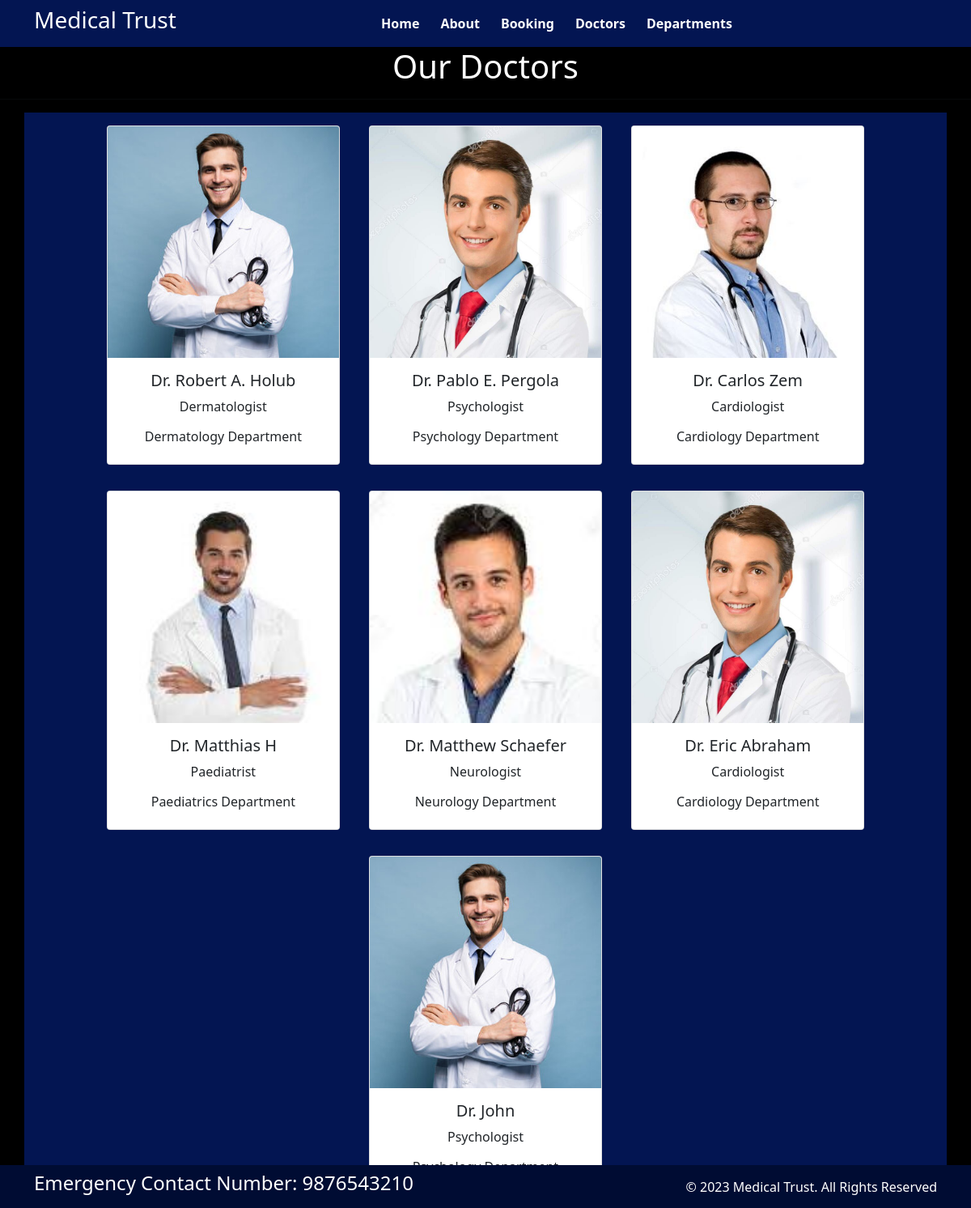
Page /doctors on the committed database.
### home/models.py (models this page shows, shortened)
class Doctors(models.Model):
    doc_name = models.CharField(max_length=255)
    doc_spec = models.CharField(max_length=255)
    dep_name = models.ForeignKey(Departments, on_delete=models.CASCADE)
    doc_image = models.ImageField(upload_to='doctors')

class Departments(models.Model):
    dep_name = models.CharField(max_length=100)
    dep_decription = models.TextField()
    def __str__(self):
        return self.dep_name

### home/views.py (the view)
# urls.py: path('doctors', views.doctors, name='doctors'),
def doctors(request):
    dict_docs = {
        'doctors': Doctors.objects.all()
    }
    return render(request, 'doctors.html', dict_docs)

### templates/doctors.html (shortened to what this page needs)
{% extends 'base.html' %}
{% block content%}
<h1 class="text-center text-white">Our Doctors</h1>
<hr>
<div class="container text-center custom-bg">
    {% for d in doctors%}
    <div class="card text-center mx-3 my-3" style="width: 18rem; display:inline-block">
        <img src="{{d.doc_image.url}}" class="card-img-top" alt="...">
        <div class="card-body">
            <h5 class="card-title">{{d.doc_name}}</h5>
            <p class="card-text">{{d.doc_spec}}</p>
            <h6>{{d.dep_name}} Department</h6>
        </div>
    </div>
    {% endfor %}
</div>
{% endblock %}

### templates/base.html (shortened to what this page needs)
{% load static %}
<!DOCTYPE html>
<html>
  <head>
    <link rel="stylesheet"
      href=" https://cdn.jsdelivr.net/npm/bootstrap@5.1.3/dist/css/bootstrap.min.css ">
    <link rel="stylesheet"
      href="https://use.fontawesome.com/releases/v5.2.0/css/all.css">
    <link rel="stylesheet" href="{% static 'css/style.css' %}">
  </head>
  <body>
    <nav class="navbar bg-primary navbar-expand-md ">
      <div class="container">
        <div class="col-12 col-md-2 text-right pl-md-0">
          <h3 class="text-white">Medical Trust</h3>
        </div>
        <div class="collapse navbar-collapse justify-content-center col-md-8 navbar-collapse-3">
          <ul class="navbar-nav justify-content-center fw-bold">
            <li class="nav-item active">
              <a class="nav-link text-white" href="{% url 'home' %}">Home</a>
            </li>
            <li class="nav-item">
              <a class="nav-link text-white" href="{% url 'about' %}">About</a>
            </li>
            <li class="nav-item">
              <a class="nav-link text-white" href="{% url 'booking' %}">Booking</a>
            </li>
            <li class="nav-item">
              <a class="nav-link text-white" href="{% url 'doctors' %}">Doctors</a>
            </li>
            <li class="nav-item">
              <a class="nav-link text-white" href="{% url 'departments' %}">Departments</a>
            </li>
          </ul>
        </div>
      </div>
    </nav>
    {% block content %}
    {% endblock content %}
    <section class="fixed-bottom">
      <footer class="pt-2 pb-2  bg-primary text-light">
        <div class="container">
          <div class="row align-items-center">
            <div class="col-12 col-md-8">
              <h4>Emergency Contact Number: 9876543210</h4>
            </div>
            <div class="col-12 col-md-4 mt-4 mt-md-0 text-center text-md-end">
              © 2023 Medical Trust. All Rights Reserved
            </div>
          </div>
        </div>
      </footer>
    </section>
  </body>
</html>

### static/css/style.css (style rules this page uses)
body { background-color: rgb(0, 0, 0); }
.navbar-nav li { margin-right: 10px; }
.navbar.bg-primary { background-color: rgb(3, 21, 82) !important; }
.navbar-nav li a { color: white !important; }
.fixed-bottom .bg-primary { background-color: rgb(0, 12, 51) !important; color: #FFFFFF !important; }
.custom-bg { background-color: rgb(3, 21, 82); }

### rows in the picture
Doctors: doc_image (picture), doc_name "Dr. Robert A. Holub", doc_spec "Dermatologist", dep_name "Dermatology"
Doctors: doc_image (picture), doc_name "Dr. Pablo E. Pergola", doc_spec "Psychologist", dep_name "Psychology"
Doctors: doc_image (picture), doc_name "Dr. Carlos Zem", doc_spec "Cardiologist", dep_name "Cardiology"
Doctors: doc_image (picture), doc_name "Dr. Matthias H", doc_spec "Paediatrist", dep_name "Paediatrics"
Doctors: doc_image (picture), doc_name "Dr. Matthew Schaefer", doc_spec "Neurologist", dep_name "Neurology"
Doctors: doc_image (picture), doc_name "Dr. Eric Abraham", doc_spec "Cardiologist", dep_name "Cardiology"
Doctors: doc_image (picture), doc_name "Dr. John", doc_spec "Psychologist"
